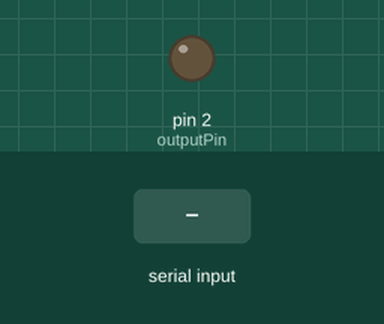
Bench run of a sketch on a simulated Arduino Uno, built with avr-gcc and run on an emulated ATmega328P. Shown: output pins drawn as LEDs (lit = HIGH). The test bench sets the inputs (shaded band). What the sketch prints to the serial monitor is not drawn.

Above: at 1.2 s.
1.3 s: "T\n" received over Serial
2.8 s: byte 10 ('\n') received over Serial
Timing chart, 0 to 5.8 s (numbered marks = the images above; inputs shaded):
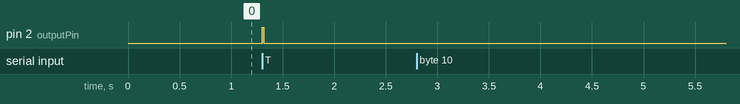

The sketch:

software.ino
```cpp
// Needed variables
String  inputString = "";            // Incoming data
String  command = "";                // Potential command
boolean stringComplete = 0;          // Is string complete?
int     outputPin = 2;               // Number of used i/o pin

// Initialization
void setup()
{
  // Initialize serial port
  Serial.begin(9600, SERIAL_8N1);
  // Send message
  Serial.println("Device ready");
  // Reserve space for variables
  inputString.reserve(100);  command.reserve(100);
  // Initialize digital output
  pinMode(outputPin, OUTPUT);
}

// The main loop
void loop()
{
  // Check if arrived command is valid
  if (stringComplete)
  {
    command = inputString;

    //Valid command "ON": Set output pin high
    if(command == "T")
    {
      // Apply voltage over i/o port
      digitalWrite(outputPin, HIGH);
      // Wait for 15ms
      delay(15);
      // Disable i/o port
      digitalWrite(outputPin, LOW);
      // Send message
      Serial.println("Trigger sent");
    }
    else
    {
      Serial.println("Unknown command. Possible command: T");
    }

    // Reset everything
    inputString = "";
    command = "";
    stringComplete = false;
  }
}


/* SerialEvent function.  modified from public domain source code
 from arduino examples: http://www.arduino.cc/en/Tutorial/SerialEvent*/
void serialEvent() {
  while (Serial.available()) {
    // get data
    char inChar = (char)Serial.read();

    if (!((inChar == '\n') || (inChar == '\r')))
    {
    inputString += inChar;
    }
    else
    {
    stringComplete = true;
    }
  }
}
```

Measured:
- after the input at 1.3 s, pin 2 (outputPin): LOW → HIGH at once, → LOW 0.02 s later
- after the input at 2.8 s, every drawn part: stays the same
